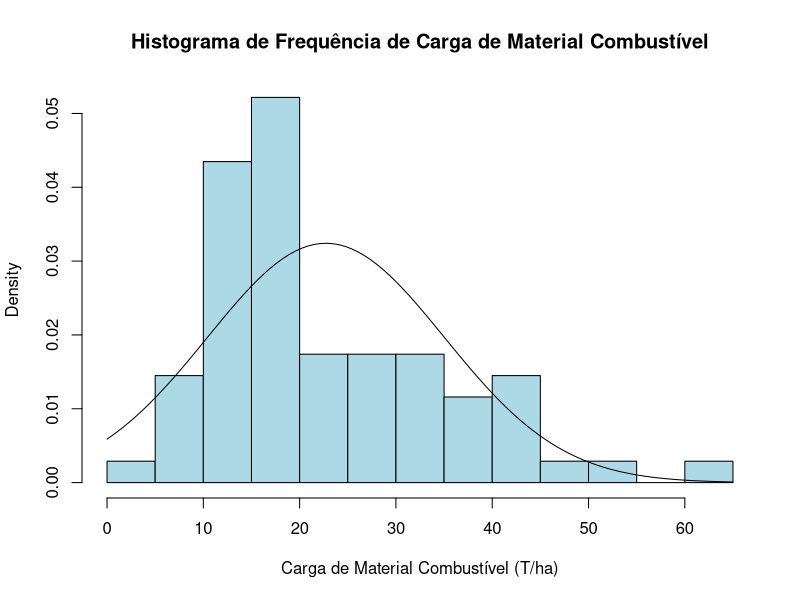
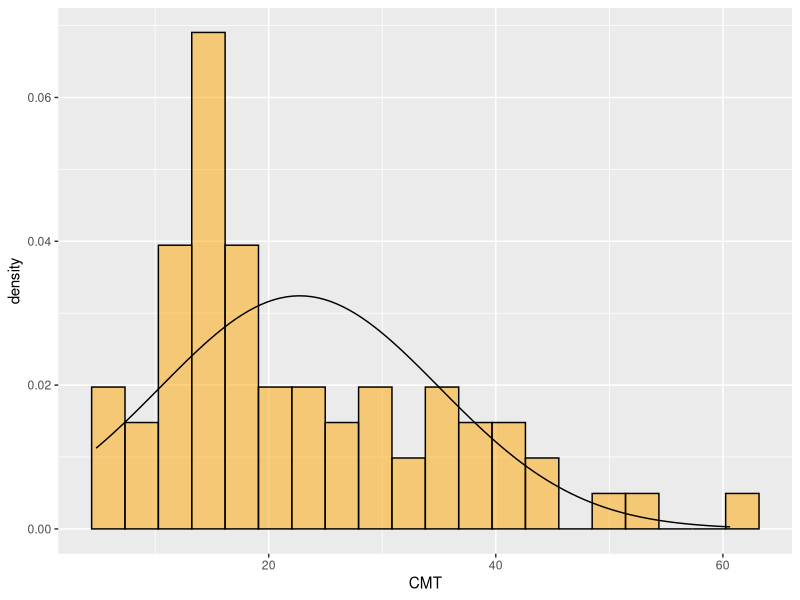

The R script that drew these images, in order:
#LIMPAR MEMORIA
rm(list=ls(all=TRUE))

# PACOTES
library(readxl)
library(ggplot2)

#CARREGANDO DADOS CARGA DE MATERIAL COMBUSTÍVEL X ALTURA DIGITAL

CARGA <- read_excel("dados_1_cmt.xlsx")

# AVALIANDO DISTRIBUIÇÃO GRAFICAMENTE #

# 1º OPÇÃO
hist(CARGA$CMT,
     col = "lightblue",
     freq = F,
     main = "Histograma de Frequência de Carga de Material Combustível",
     xlab= "Carga de Material Combustível (T/ha)"
     )
curve(dnorm(x, mean = mean(CARGA$CMT), sd = sd(CARGA$CMT)), add = T)

#2º OPÇÃO GGPLOT

ggplot(CARGA)+
  aes(x = CMT)+
  geom_histogram(fill= "orange",
                 col= "black",
                 alpha = 0.5,
                 bins = 20,
                 aes(y =..density..))+
  stat_function(fun = dnorm, args = list(mean = mean(CARGA$CMT), sd=sd(CARGA$CMT)))

